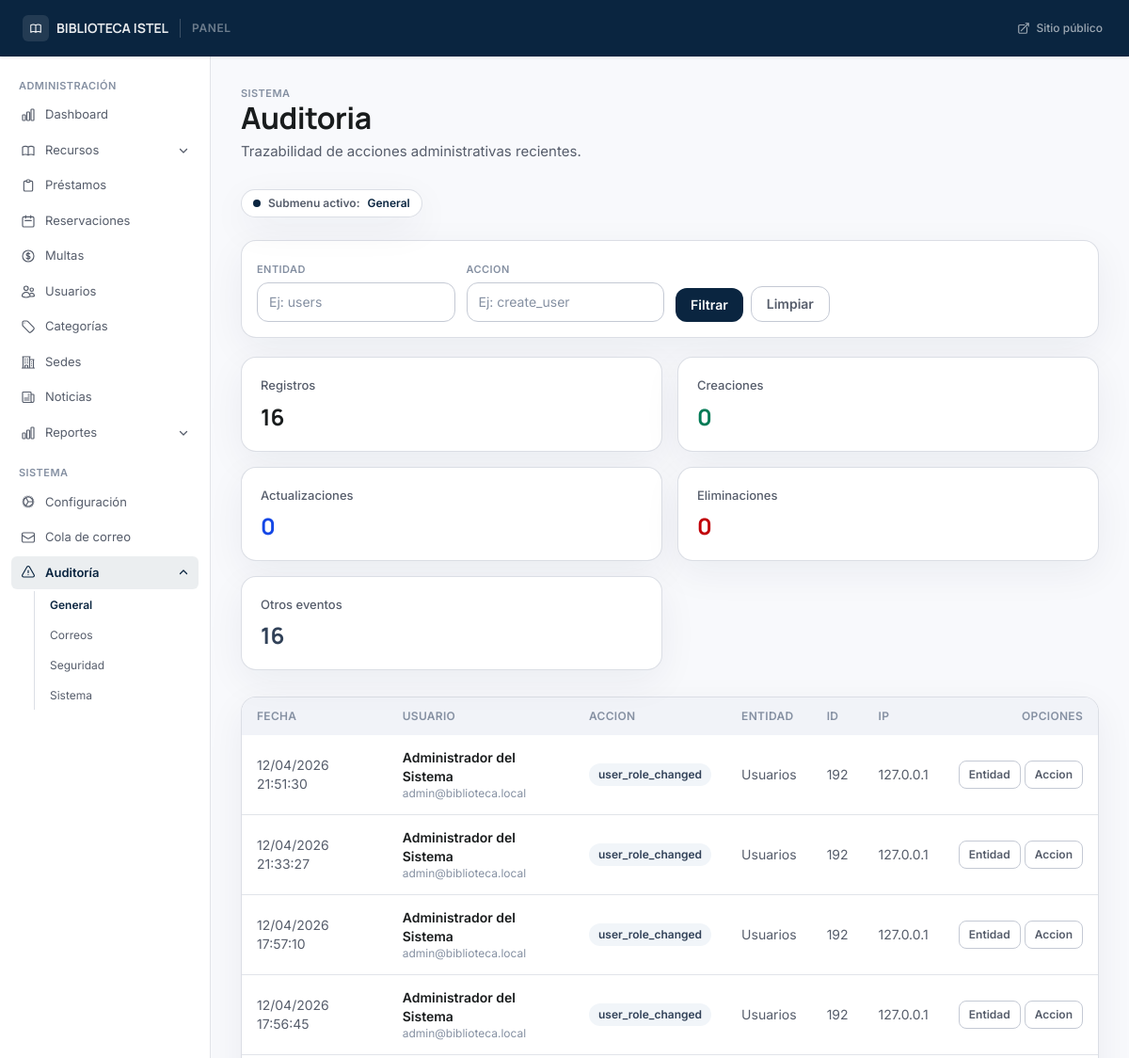
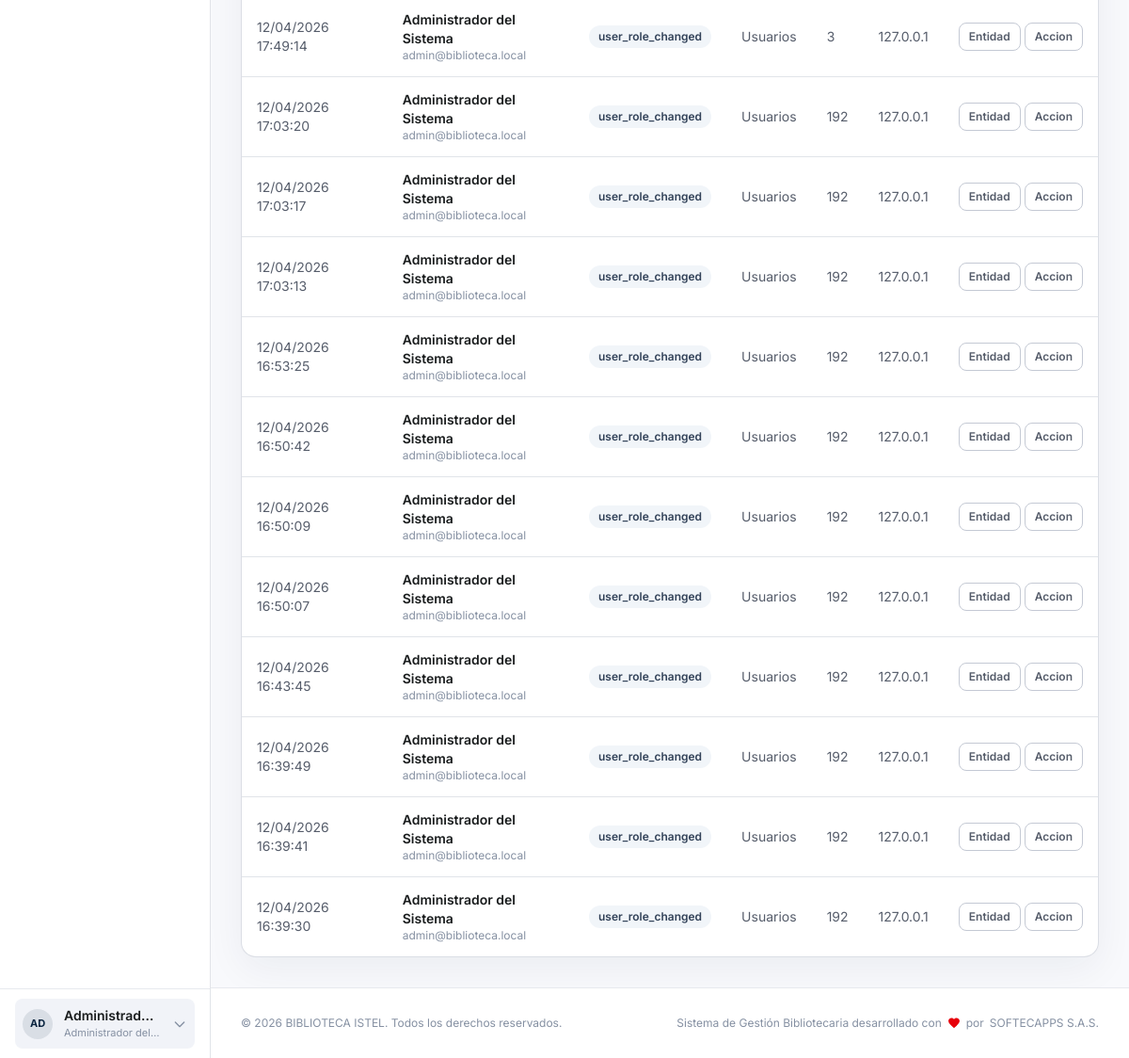
The app's page /admin/audit?tab=general (signed in) with its own data (2 pictures, top to bottom).
### tables this page shows
CREATE TABLE `users` (
  `id` int(10) unsigned NOT NULL AUTO_INCREMENT,
  `user_number` varchar(20) DEFAULT NULL,
  `name` varchar(150) NOT NULL,
  `email` varchar(150) NOT NULL,
  `document_number` varchar(30) NOT NULL,
  `phone` varchar(30) DEFAULT NULL,
  `address` text DEFAULT NULL,
  `birthdate` date DEFAULT NULL,
  `photo` varchar(255) DEFAULT NULL,
  `role` enum('admin','librarian','teacher','user','guest') NOT NULL DEFAULT 'user',
  `user_type` enum('student','teacher','external','staff') NOT NULL DEFAULT 'student',
  `status` enum('active','suspended','blocked','inactive') NOT NULL DEFAULT 'active',
  `password_hash` varchar(255) NOT NULL,
  `remember_token` varchar(64) DEFAULT NULL,
  `remember_expires` datetime DEFAULT NULL,
  `email_verified_at` datetime DEFAULT NULL,
  `force_password_change` tinyint(1) NOT NULL DEFAULT 0,
  `last_login_at` datetime DEFAULT NULL,
  `last_login_ip` varchar(45) DEFAULT NULL,
  `created_at` datetime NOT NULL DEFAULT current_timestamp(),
  `updated_at` datetime NOT NULL DEFAULT current_timestamp() ON UPDATE current_timestamp(),
  PRIMARY KEY (`id`),
  UNIQUE KEY `uq_users_email` (`email`),
  UNIQUE KEY `uq_users_document` (`document_number`),
  UNIQUE KEY `uq_users_user_number` (`user_number`),
  KEY `idx_users_role_status` (`role`,`status`)
);

CREATE TABLE `audit_logs` (
  `id` int(10) unsigned NOT NULL AUTO_INCREMENT,
  `user_id` int(10) unsigned DEFAULT NULL,
  `action` varchar(100) NOT NULL,
  `entity_type` varchar(50) NOT NULL,
  `entity_id` int(10) unsigned DEFAULT NULL,
  `old_values` longtext DEFAULT NULL CHECK (json_valid(`old_values`)),
  `new_values` longtext DEFAULT NULL CHECK (json_valid(`new_values`)),
  `ip_address` varchar(45) NOT NULL,
  `user_agent` varchar(255) NOT NULL DEFAULT '',
  `created_at` datetime NOT NULL DEFAULT current_timestamp(),
  PRIMARY KEY (`id`),
  KEY `idx_audit_user_action` (`user_id`,`action`),
  KEY `idx_audit_entity` (`entity_type`,`entity_id`),
  KEY `idx_audit_date` (`created_at`),
  CONSTRAINT `fk_audit_user` FOREIGN KEY (`user_id`) REFERENCES `users` (`id`) ON DELETE SET NULL ON UPDATE CASCADE
);

### views/admin/audit/tabs/general.php (the view, shortened to what the rows shown need)
<div class="overflow-hidden rounded-2xl border border-outline-variant/60 bg-white shadow-ambient">
    <div class="overflow-x-auto">
        <table class="min-w-full text-left">
            <thead class="bg-surface-container-low text-xs uppercase tracking-wide text-on-surface-subtle">
                <tr>
                    <th class="px-4 py-3 font-semibold">Fecha</th>
                    <th class="px-4 py-3 font-semibold">Usuario</th>
                    <th class="px-4 py-3 font-semibold">Accion</th>
                    <th class="px-4 py-3 font-semibold">Entidad</th>
                    <th class="px-4 py-3 font-semibold">ID</th>
                    <th class="px-4 py-3 font-semibold">IP</th>
                    <th class="px-4 py-3 font-semibold text-right">Opciones</th>
                </tr>
            </thead>
            <tbody class="divide-y divide-outline-variant/50 text-sm">
                <?php if (empty($logs)): ?>
                    <tr>
                        <td colspan="7" class="px-4 py-8 text-center text-on-surface-subtle">No hay eventos de auditoria registrados.</td>
                    </tr>
                <?php else: ?>
                    <?php foreach ($logs as $log): ?>
                        <tr class="hover:bg-surface-container-low/60 transition-colors">
                            <td class="px-4 py-3.5 text-on-surface-muted"><?= $e((new DateTime($log['created_at']))->format('d/m/Y H:i:s')) ?></td>
                            <td class="px-4 py-3.5">
                                <p class="font-semibold text-on-surface"><?= $e($log['user_name'] ?? 'Sistema') ?></p>
                                <p class="text-xs text-on-surface-subtle"><?= $e($log['user_email'] ?? '-') ?></p>
                            </td>
                            <td class="px-4 py-3.5">
                                <span class="inline-flex rounded-full px-2.5 py-1 text-xs font-semibold <?= $actionClass((string) $log['action']) ?>">
                                    <?= $e($log['action']) ?>
                                </span>
                            </td>
                            <td class="px-4 py-3.5 text-on-surface-muted"><?= $e($entityLabel($log['entity_type'] ?? null)) ?></td>
                            <td class="px-4 py-3.5 text-on-surface-muted"><?= $e((string) ($log['entity_id'] ?? '-')) ?></td>
                            <td class="px-4 py-3.5 text-on-surface-muted"><?= $e($log['ip_address'] ?? '-') ?></td>
                            <td class="px-4 py-3.5 text-right">
                                <div class="inline-flex items-center gap-1">
                                    <a href="<?= BASE_URL ?>/admin/audit?tab=general&entity=<?= rawurlencode((string) ($log['entity_type'] ?? '')) ?>"
                                       class="rounded-lg border border-outline-variant px-2.5 py-1.5 text-xs font-semibold text-on-surface-muted hover:bg-surface-container-low transition-colors">
                                        Entidad
                                    </a>
                                    <a href="<?= BASE_URL ?>/admin/audit?tab=general&action=<?= rawurlencode((string) ($log['action'] ?? '')) ?>"
                                       class="rounded-lg border border-outline-variant px-2.5 py-1.5 text-xs font-semibold text-on-surface-muted hover:bg-surface-container-low transition-colors">
                                        Accion
                                    </a>
                                </div>
                            </td>
                        </tr>
                    <?php endforeach; ?>
                <?php endif; ?>
            </tbody>
        </table>
    </div>
</div>

### views/partials/panel-sidebar.php (shortened to what the rows shown need)
<?php
$_e      = fn(mixed $v) => htmlspecialchars((string) $v, ENT_QUOTES | ENT_SUBSTITUTE, 'UTF-8');
$role    = $auth_user['role'] ?? '';
$roleBadge = match($role) {
    'admin'     => ['Administrador del sistema', 'bg-red-100 text-red-700 border-red-200'],
    'librarian' => ['Bibliotecario', 'bg-violet-100 text-violet-700 border-violet-200'],
    'teacher'   => ['Docente', 'bg-blue-100 text-blue-700 border-blue-200'],
    'user'    => ['Socio', 'bg-emerald-100 text-emerald-700 border-emerald-200'],
    default     => ['Usuario', 'bg-slate-100 text-slate-700 border-slate-200'],
};
$initials = mb_strtoupper(mb_substr($auth_user['name'] ?? '?', 0, 2));
?>
<aside class="hidden lg:flex flex-col w-56 bg-white border-r border-outline-variant/50 shrink-0" aria-label="Navegación del panel">
    <div class="min-h-[74px] border-t border-outline-variant/40 bg-white px-4 py-2 flex items-center">
        <details class="group relative w-full" onmouseenter="if (this._closeTimer) { clearTimeout(this._closeTimer); this._closeTimer = null; }" onmouseleave="this._closeTimer = setTimeout(() => this.removeAttribute('open'), 320)">
            <summary class="list-none flex items-center gap-3 rounded-lg bg-surface-container-low px-2 py-2 cursor-pointer transition-colors duration-150 hover:bg-white text-on-surface">
                <div class="flex h-8 w-8 shrink-0 items-center justify-center rounded-full bg-primary/10 text-[11px] font-bold text-primary">
                    <?= $_e($initials) ?>
                </div>
                <div class="min-w-0 flex-1">
                    <p class="truncate text-sm font-semibold"><?= $_e($auth_user['name'] ?? '') ?></p>
                    <p class="truncate text-[11px] text-on-surface-subtle"><?= $_e($roleBadge[0]) ?></p>
                </div>
                <svg class="w-4 h-4 text-on-surface-subtle transition-transform duration-200 group-open:rotate-180" fill="none" viewBox="0 0 24 24" stroke="currentColor" stroke-width="2" aria-hidden="true">
                    <path stroke-linecap="round" stroke-linejoin="round" d="M19 9l-7 7-7-7"/>
                </svg>
            </summary>
        </details>
    </div>
</aside>

### records on screen
users: name "AD", name "Administrad…", role "Administrador del…"
audit_logs: created_at "12/04/2026 21:51:30", user.name "Administrador del Sistema", user.email "admin@biblioteca.local", action "user_role_changed", entity_type "Usuarios", entity "192", ip_address "127.0.0.1"
audit_logs: created_at "12/04/2026 21:33:27", user.name "Administrador del Sistema", user.email "admin@biblioteca.local", action "user_role_changed", entity_type "Usuarios", entity "192", ip_address "127.0.0.1"
audit_logs: created_at "12/04/2026 17:57:10", user.name "Administrador del Sistema", user.email "admin@biblioteca.local", action "user_role_changed", entity_type "Usuarios", entity "192", ip_address "127.0.0.1"
audit_logs: created_at "12/04/2026 17:56:45", user.name "Administrador del Sistema", user.email "admin@biblioteca.local", action "user_role_changed", entity_type "Usuarios", entity "192", ip_address "127.0.0.1"
audit_logs: created_at "12/04/2026 17:49:14", user.name "Administrador del Sistema", user.email "admin@biblioteca.local", action "user_role_changed", entity_type "Usuarios", entity "3", ip_address "127.0.0.1"
audit_logs: created_at "12/04/2026 17:03:20", user.name "Administrador del Sistema", user.email "admin@biblioteca.local", action "user_role_changed", entity_type "Usuarios", entity "192", ip_address "127.0.0.1"
audit_logs: created_at "12/04/2026 17:03:17", user.name "Administrador del Sistema", user.email "admin@biblioteca.local", action "user_role_changed", entity_type "Usuarios", entity "192", ip_address "127.0.0.1"
audit_logs: created_at "12/04/2026 17:03:13", user.name "Administrador del Sistema", user.email "admin@biblioteca.local", action "user_role_changed", entity_type "Usuarios", entity "192", ip_address "127.0.0.1"
audit_logs: created_at "12/04/2026 16:53:25", user.name "Administrador del Sistema", user.email "admin@biblioteca.local", action "user_role_changed", entity_type "Usuarios", entity "192", ip_address "127.0.0.1"
audit_logs: created_at "12/04/2026 16:50:42", user.name "Administrador del Sistema", user.email "admin@biblioteca.local", action "user_role_changed", entity_type "Usuarios", entity "192", ip_address "127.0.0.1"
audit_logs: created_at "12/04/2026 16:50:09", user.name "Administrador del Sistema", user.email "admin@biblioteca.local", action "user_role_changed", entity_type "Usuarios", entity "192", ip_address "127.0.0.1"
audit_logs: created_at "12/04/2026 16:50:07", user.name "Administrador del Sistema", user.email "admin@biblioteca.local", action "user_role_changed", entity_type "Usuarios", entity "192", ip_address "127.0.0.1"
audit_logs: created_at "12/04/2026 16:43:45", user.name "Administrador del Sistema", user.email "admin@biblioteca.local", action "user_role_changed", entity_type "Usuarios", entity "192", ip_address "127.0.0.1"
audit_logs: created_at "12/04/2026 16:39:49", user.name "Administrador del Sistema", user.email "admin@biblioteca.local", action "user_role_changed", entity_type "Usuarios", entity "192", ip_address "127.0.0.1"
audit_logs: created_at "12/04/2026 16:39:41", user.name "Administrador del Sistema", user.email "admin@biblioteca.local", action "user_role_changed", entity_type "Usuarios", entity "192", ip_address "127.0.0.1"
audit_logs: created_at "12/04/2026 16:39:30", user.name "Administrador del Sistema", user.email "admin@biblioteca.local", action "user_role_changed", entity_type "Usuarios", entity "192", ip_address "127.0.0.1"

### other values on screen
$_e($settings['library_name'] ?? 'Biblioteca') "BIBLIOTECA ISTEL"
$e($activeLabel) "General"
$summary['total'] "16"
$summary['create'] "0"
$summary['update'] "0"
$summary['delete'] "0"
$summary['other'] "16"
$settings['library_name'] "BIBLIOTECA ISTEL"
